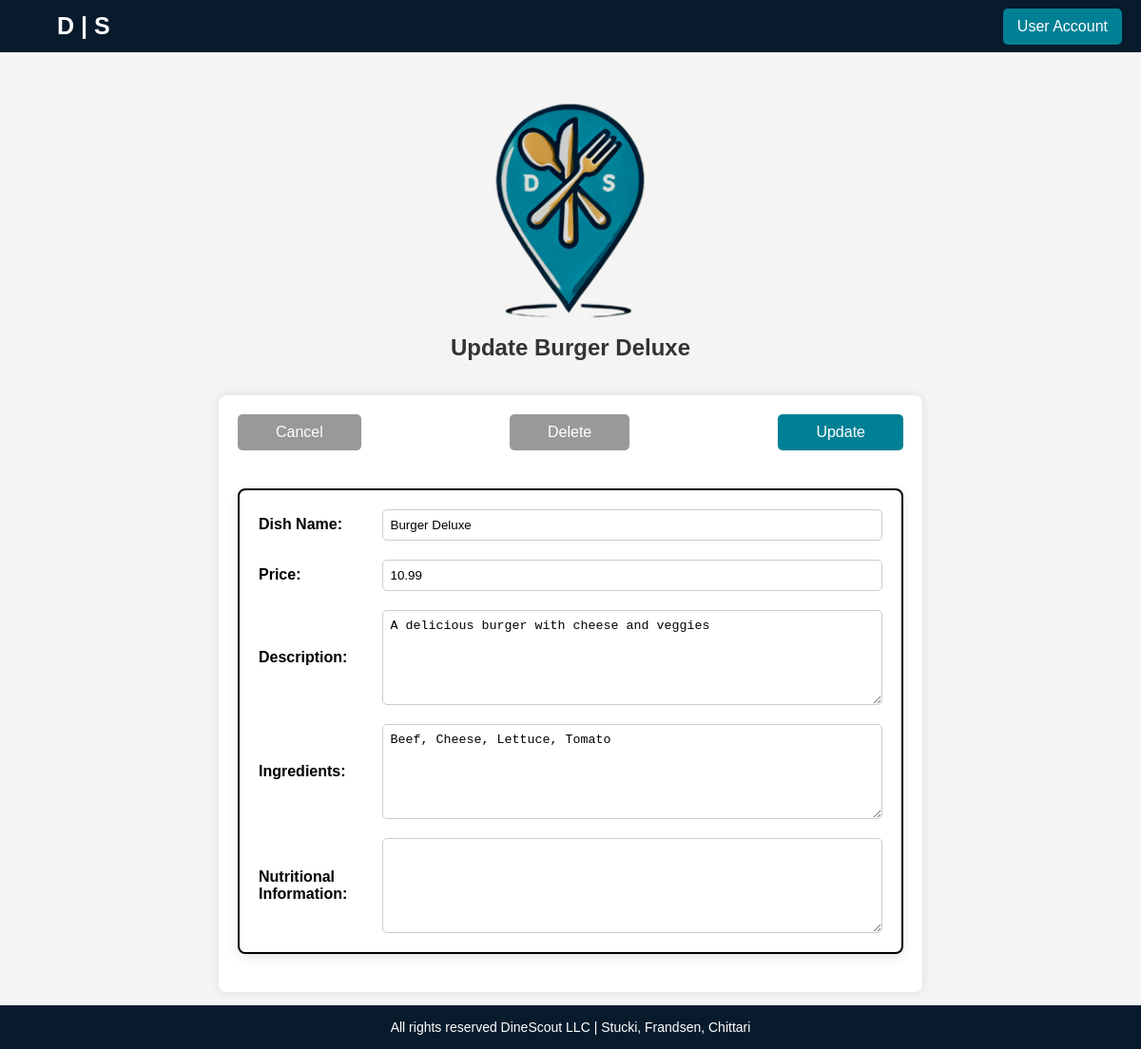
Page /Pages/update-food-item.php?food_item_id=1 on the committed database.
### tables this page shows
CREATE TABLE IF NOT EXISTS `food_item` (
  `food_item_id` int NOT NULL AUTO_INCREMENT,
  `restaurant_id` int DEFAULT NULL,
  `dish_name` varchar(100) DEFAULT NULL,
  `price` decimal(10,2) DEFAULT NULL,
  `description` text,
  `ingredients` text,
  `nutritional_information` text,
  PRIMARY KEY (`food_item_id`),
  KEY `restaurant_id` (`restaurant_id`)
);

### Pages/update-food-item.php (the view, shortened to what this page needs)
<?php
require_once 'login_db.php';
$conn = new mysqli($hn, $un, $pw, $db);
$food_id = $_GET['food_item_id'];
$query = "SELECT * FROM food_item WHERE food_item_id='$food_id'";
$result = $conn->query($query);
$dish = $result->fetch_array(MYSQLI_ASSOC);
$dish_name = $dish['dish_name'];
echo <<<_END
<head>
	<title>DineScout | Update $dish_name</title>
</head>
_END;
?>
<!DOCTYPE html>
<html lang="en">
<head>
    <link rel="stylesheet" href="../CSS/update-food-item.css">
</head>
<body>
	<header class="top-bar">
        <div class="left-text">
            <a href="home.php">D | S</a>
        </div>
        <div class="right-button">
            <a href="user-account.php" class="no-underline">User Account</a>
        </div>
    </header>
	<div class="center-logo">
        <img src="../Images/ds_logo_simple_transparent.png" alt="DineScout Logo">
		<h1>Update <?php echo $dish_name; ?></h1>
    </div>
	<form action="update-food-item.php?food_item_id=<?php echo $food_id; ?>" method=POST class="update-food-item-container">
		<div class="top-buttons">
			<a href="view-food-item.php?food_item_id=<?php echo $food_id; ?>" class="cancel-button">Cancel</a>
			<button type=button class="delete-food-item-button" onclick="openDeletePopup()">Delete</button>
			<button type=submit class="update-food-item-button">Update</button>
		</div>
		<div class="update-food-item">
			<div class="food-item-input-group">
				<label for="dish-name">Dish Name:</label>
				<input type="text" id="dish-name" name="dish-name" value="<?php echo htmlspecialchars($dish['dish_name']); ?>" required>
			</div>
			<div class="food-item-input-group">
				<label for="price">Price:</label>
				<input type="text" id="price" name="price" value="<?php echo htmlspecialchars($dish['price']); ?>" required>
			</div>
			<div class="food-item-input-group">
				<label for="description">Description:</label>
				<textarea id="description" name="description"><?php echo htmlspecialchars($dish['description'] ?? ""); ?></textarea>
			</div>
			<div class="food-item-input-group">
				<label for="ingredients">Ingredients:</label>
				<textarea id="ingredients" name="ingredients"><?php echo htmlspecialchars($dish['ingredients'] ?? ""); ?></textarea>
			</div>
			<div class="food-item-input-group">
				<label for="nutritional-info">Nutritional Information:</label>
				<textarea id="nutritional-info" name="nutritional-info"><?php echo htmlspecialchars($dish['nutritional information'] ?? ""); ?></textarea>
			</div>
		</div>
	</form>
	<footer class="footer">
        <p>All rights reserved DineScout LLC | Stucki, Frandsen, Chittari</p>
    </footer>
</body>
</html>

### CSS/update-food-item.css (style rules this page uses)
body { display: flex; flex-direction: column; align-items: center; margin: 0; font-family: Arial, sans-serif; background-color: #f4f4f4; min-height: 100vh; }
.top-bar { width: 100%; background-color: #071b2c; color: white; padding: 10px 20px; display: flex; justify-content: space-between; align-items: center; position: fixed; top: 0; height: 55px; box-sizing: border-box; }
.left-text a, .no-underline { text-decoration: none; color: white; }
.left-text a { font-size: 25px; font-weight: bold; margin-left: 40px; }
.no-underline { font-size: 16px; }
.right-button a { background-color: #008095; padding: 10px 15px; border-radius: 5px; display: inline-block; }
.center-logo { display: flex; flex-direction: column; align-items: center; margin: 100px 0 20px; }
.center-logo img { width: 175px; }
.center-logo h1 { margin-top: 10px; font-size: 24px; color: #333; }
.update-food-item-container { display: flex; flex-direction: column; align-items: center; width: 100%; max-width: 700px; padding: 20px; background-color: white; border-radius: 8px; box-shadow: 0 0 10px rgba(0, 0, 0, 0.1); margin-bottom: 60px; }
.top-buttons { display: flex; justify-content: space-between; margin-bottom: 20px; width: 100%; max-width: 700px; }
.cancel-button, .delete-food-item-button, .update-food-item-button { background-color: #008095; color: white; border: none; padding: 10px 40px; font-size: 16px; cursor: pointer; border-radius: 5px; text-decoration: none; width: auto; }
.cancel-button, .delete-food-item-button { background-color: #999999; }
.update-food-item { width: 100%; padding: 20px; background-color: white; border-radius: 8px; box-sizing: border-box; box-shadow: 0 4px 12px rgba(0, 0, 0, 0.1); margin: 20px auto; display: flex; flex-direction: column; gap: 20px; align-items: center; border: 2px solid black; cursor: default; }
.food-item-input-group { width: 100%; display: flex; align-items: center; justify-content: flex-start; gap: 10px; }
.food-item-input-group label { font-weight: bold; width: 150px; text-align: left; }
.food-item-input-group input[type="text"], .food-item-input-group textarea { width: 100%; padding: 8px; border: 1px solid #ccc; border-radius: 5px; text-align: left; }
textarea { height: 100px; resize: vertical; }
.footer { width: 100%; background-color: #071b2c; text-align: center; padding: 15px 0; position: fixed; bottom: 0; }
.footer p { margin: 0; color: white; font-size: 14px; }

### rows in the picture
food_item: dish_name "Burger Deluxe", dish-name "Burger Deluxe", price "10.99", description "A delicious burger with cheese and veggies", ingredients "Beef, Cheese, Lettuce, Tomato"
